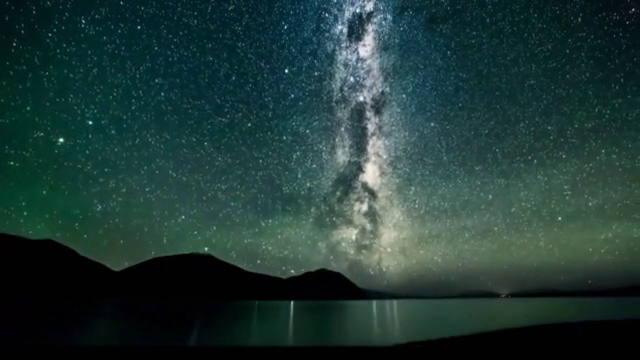
#> input picture frame 49 of OpenCV/code/call_video/Star.mp4, 640 x 360 px, given in place of the camera
$ python VideoWriter.py
#> lines starting #> are read from the running program, lines starting #| are printed output that depends on the picture; after the words box and inside, x2 and y2 are one past the last pixel; in counts of white or black regions, pixels touching at a corner belong together
import cv2
import sys

# 노트북 웹캠에서 받아오는 영상을 저장하기

# 기본 카메라 객체 생성
cap = cv2.VideoCapture(0)

# 열렸는지 확인
if not cap.isOpened():
    print("Camera open failed!")
    sys.exit()

# 웹캠의 속성 값을 받아오기
# 정수 형태로 변환하기 위해 round
w = round(cap.get(cv2.CAP_PROP_FRAME_WIDTH))
h = round(cap.get(cv2.CAP_PROP_FRAME_HEIGHT))
fps = cap.get(cv2.CAP_PROP_FPS) # 카메라에 따라 값이 정상적, 비정상적

# fourcc 값 받아오기, *는 문자를 풀어쓰는 방식, *'DIVX' == 'D', 'I', 'V', 'X'
fourcc = cv2.VideoWriter_fourcc(*'mp4v')

# 1프레임과 다음 프레임 사이의 간격 설정
delay = round(1000/fps)

# 웹캠으로 찰영한 영상을 저장하기
# cv2.VideoWriter 객체 생성, 기존에 받아온 속성값 입력
out = cv2.VideoWriter('output.mp4', fourcc, fps, (w, h))

# 제대로 열렸는지 확인
if not out.isOpened():
    print('File open failed!')
    cap.release()
    sys.exit()

# 프레임을 받아와서 저장하기
while True:                 # 무한 루프
    ret, frame = cap.read() # 카메라의 ret, frame 값 받아오기
#> frame is the input picture: shape (360, 640, 3); mean B, G, R 54.2, 57.8, 32

    if not ret:             #ret이 False면 중지
        break

    inversed = ~frame # 반전
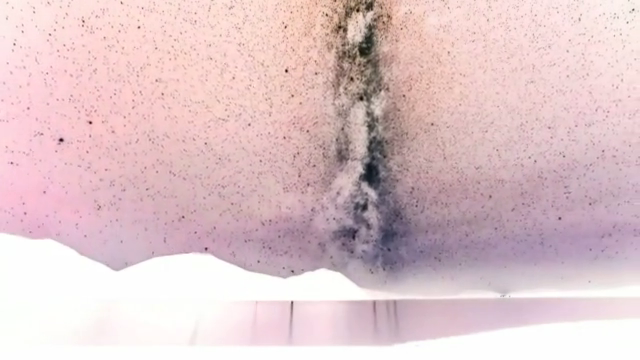
#> inversed: shape (360, 640, 3); mean B, G, R 200.8, 197.2, 223

    edge = cv2.Canny(frame, 50, 150) # 윤곽선
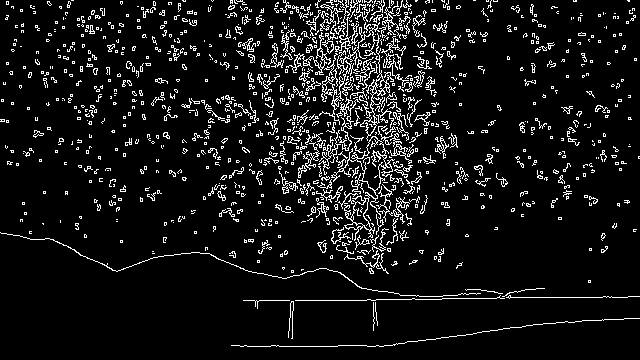
#> edge: shape (360, 640); 8.1% white in thin lines or dots

    # 윤곽선은 그레이스케일 영상이므로 저장이 안된다. 컬러 영상으로 변경
    edge_color = cv2.cvtColor(edge, cv2.COLOR_GRAY2BGR)
#> edge_color: shape (360, 640, 3); 8.1% white in thin lines or dots

    out.write(edge_color) # 영상 데이터만 저장. 소리는 X

    cv2.imshow('frame', frame)
    cv2.imshow('inversed', inversed)
    cv2.imshow('edge', edge)

    if cv2.waitKey(delay) == 27: # esc를 누르면 강제 종료
#> (key Esc is pressed here)
        break

cap.release()
out.release()
cv2.destroyAllWindows()

$ run again, starting later in the video
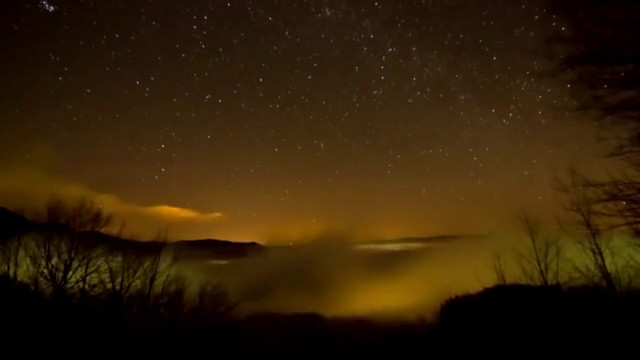
#> input picture frame 222 of OpenCV/code/call_video/Star.mp4, 640 x 360 px, given in place of the camera
#> frame is the input picture: shape (360, 640, 3); mean B, G, R 8, 33, 52.4
#> `inversed = ~frame`:
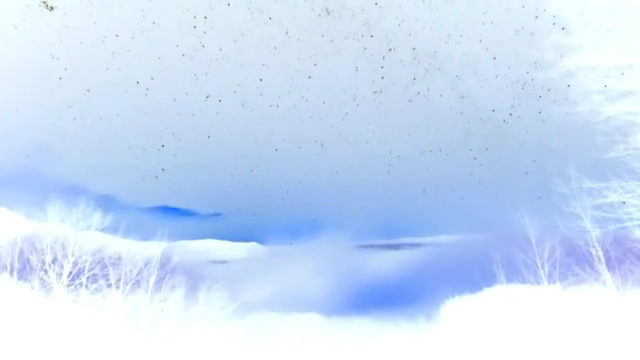
#> inversed: shape (360, 640, 3); mean B, G, R 247, 222, 202.6
#> `edge = cv2.Canny(frame, 50, 150)`:
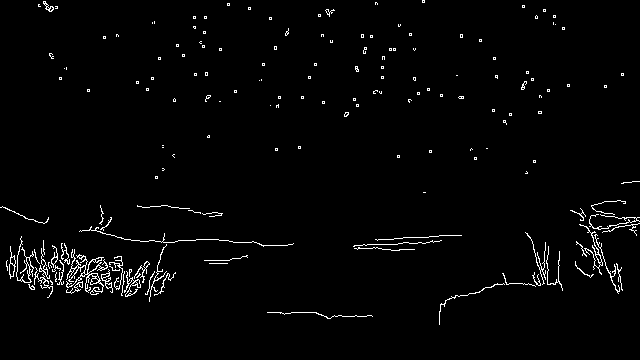
#> edge: shape (360, 640); 2% white in thin lines or dots
#> edge_color: shape (360, 640, 3); 2% white in thin lines or dots

$ run again, starting later in the video
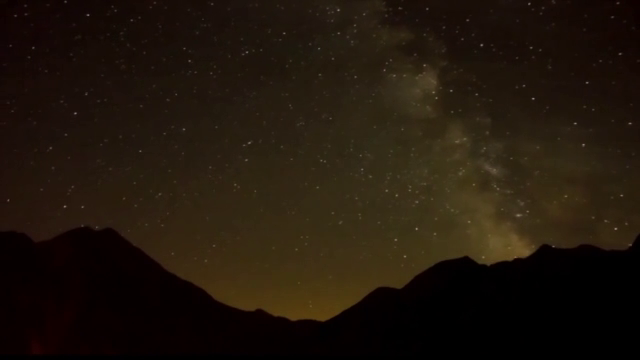
#> input picture frame 395 of OpenCV/code/call_video/Star.mp4, 640 x 360 px, given in place of the camera
#> frame is the input picture: shape (360, 640, 3); mean B, G, R 11.7, 22.4, 32.4
#> `inversed = ~frame`:
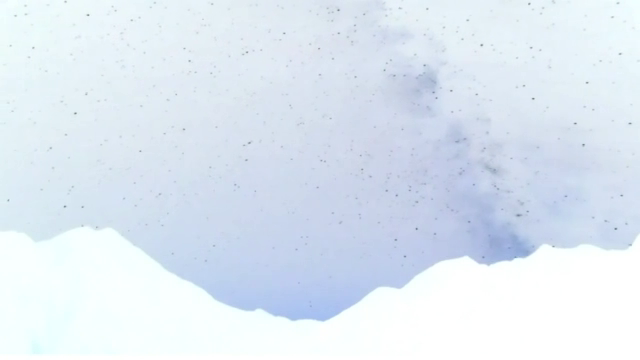
#> inversed: shape (360, 640, 3); mean B, G, R 243.3, 232.6, 222.6
#> `edge = cv2.Canny(frame, 50, 150)`:
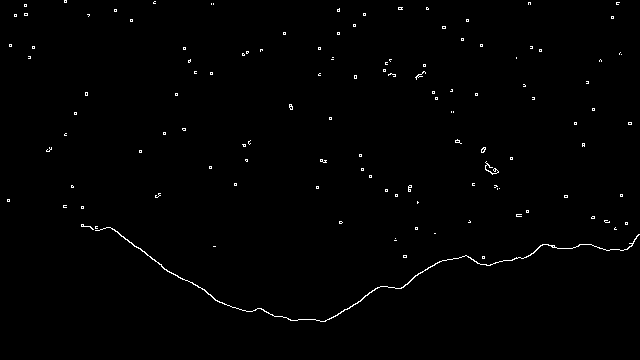
#> edge: shape (360, 640); 0.75% white in thin lines or dots, all inside (x1, y1, x2, y2) = (7, 0, 640, 322)
